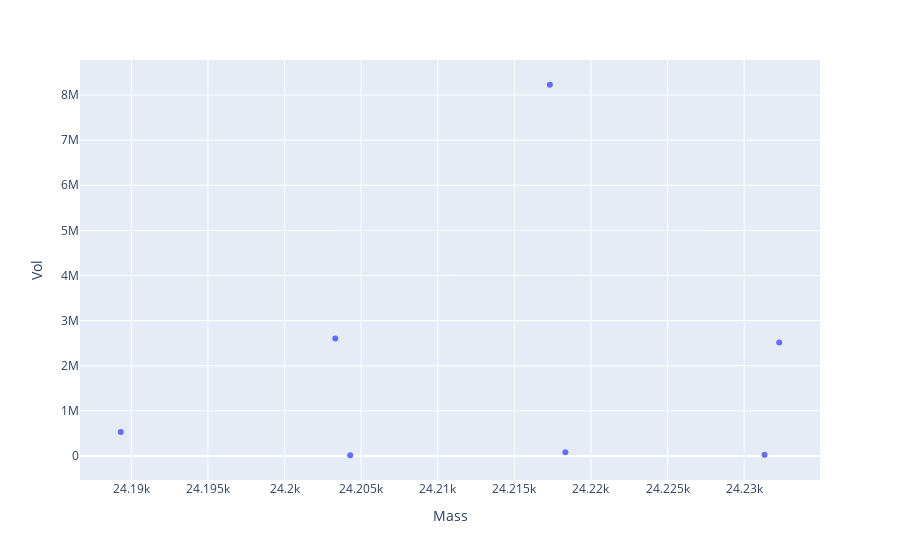

Write notebook code for a chart like this one.
### Code cell
# tRNA
dfa = pd.read_excel('/Users/bryan/Documents/Data/UC/UC_Glu_1.xlsx')
dfa = thermo_df(dfa)
dfa_alkb = pd.read_excel('/Users/bryan/Documents/Data/UC/UC_Glu_2.xlsx')
dfa_alkb = thermo_df(dfa_alkb)

dfa_25k = dfa[(dfa.Mass>24189)&(dfa.Mass<24233)&(dfa.Vol>10000)].copy()
dfa_25k['Ratio'] = dfa_25k.Vol/dfa_25k.Vol.sum()
print(dfa_25k.sort_values('Vol', ascending=False))

# dfa_25k = dfa[(dfa.Mass>24170)&(dfa.Mass<24310)]
dfa_alkb_25k = dfa_alkb[(dfa_alkb.Mass>24170)&(dfa_alkb.Mass<24310)]
df1 = dfa_25k.copy()
df2 = dfa_alkb_25k.copy()
plotly_zone(df1, y='Vol')

df_sample = df1
ms = 24217.3
mask = np.abs(df_sample.Mass - ms) < 0.1
specific_dot = df_sample[mask]
df_sample = df2
ms =  24204.29
mask = np.abs(df_sample.Mass - ms) < 0.1
specific_dot2 = df_sample[mask]
# print(specific_dot.Vol, specific_dot2.Vol)

# df_25k = df_phe[(df_phe.Mass>24000)&(df_phe.Mass<24800)]
# plot_zone(df_25k, y='Vol')
fig = plt.figure(figsize=(5, 3))
vol1 = df1.Vol.max()
vol2 = df2.Vol.max()
vol = max(vol1, vol2)
plt.scatter(df1.Mass, df1.Vol/vol, s=100, color='black', label='Wild type') ##bdc1c1
# plt.scatter(df2.Mass, df2.Vol/vol, s=100, marker='s', color='r', label='AlkB') ##d9d9d9
plt.legend()

fig.tight_layout()
plt.savefig('/Users/bryan/Downloads/glu_intact_masses.svg', transparent=True, dpi=300)

### Figure 1 — Plotly figure (JSON) as saved in the notebook; plotly's stock layout.template omitted (floating-point values rounded to 4 significant figures)
{"data": [{"hovertemplate": "Mass=%{x}<br>Vol=%{y}<extra></extra>", "legendgroup": "", "marker": {"color": "#636efa", "symbol": "circle"}, "mode": "markers", "name": "", "orientation": "v", "showlegend": false, "type": "scatter", "x": [24230.0, 24230.0, 24220.0, 24220.0, 24200.0, 24200.0, 24190.0], "xaxis": "x", "y": [2517000.0, 24880.0, 83440.0, 8228000.0, 16330.0, 2606000.0, 530200.0], "yaxis": "y"}], "layout": {"legend": {"tracegroupgap": 0}, "margin": {"t": 60}, "xaxis": {"anchor": "y", "domain": [0, 1], "title": {"text": "Mass"}}, "yaxis": {"anchor": "x", "domain": [0, 1], "title": {"text": "Vol"}}}}
